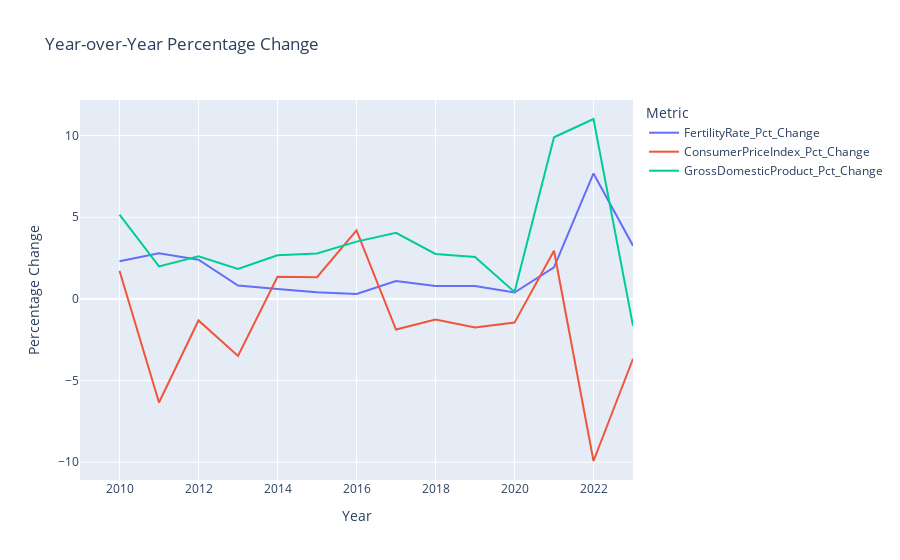

This figure's notebook cell:
### Code cell
# Create an interactive line plot with Plotly
fig = px.line(final_selected, x='TID', y=[
    'FertilityRate_Pct_Change', 'ConsumerPriceIndex_Pct_Change', 'GrossDomesticProduct_Pct_Change'],
    labels={
        'value': 'Percentage Change (%)',
        'variable': 'Metrics',
        'TID': 'Year'
    },
    title='Year-over-Year Percentage Change'
)

# Update layout for clearer display
fig.update_layout(
    xaxis_title='Year',
    yaxis_title='Percentage Change',
    legend_title='Metric'
)

# Show the plot
fig.show()

### Figure 1 — Plotly figure (JSON) as saved in the notebook; plotly's stock layout.template omitted (floating-point values rounded to 4 significant figures)
{"data": [{"hovertemplate": "Metrics=FertilityRate_Pct_Change<br>Year=%{x}<br>Percentage Change (%)=%{y}<extra></extra>", "legendgroup": "FertilityRate_Pct_Change", "line": {"color": "#636efa", "dash": "solid"}, "marker": {"symbol": "circle"}, "mode": "lines", "name": "FertilityRate_Pct_Change", "orientation": "v", "showlegend": true, "type": "scatter", "x": [2009, 2010, 2011, 2012, 2013, 2014, 2015, 2016, 2017, 2018, 2019, 2020, 2021, 2022, 2023], "xaxis": "x", "y": [null, 2.303, 2.787, 2.398, 0.8147, 0.6061, 0.4016, 0.3, 1.097, 0.789, 0.7828, 0.3883, 1.934, 7.685, 3.26], "yaxis": "y"}, {"hovertemplate": "Metrics=ConsumerPriceIndex_Pct_Change<br>Year=%{x}<br>Percentage Change (%)=%{y}<extra></extra>", "legendgroup": "ConsumerPriceIndex_Pct_Change", "line": {"color": "#EF553B", "dash": "solid"}, "marker": {"symbol": "circle"}, "mode": "lines", "name": "ConsumerPriceIndex_Pct_Change", "orientation": "v", "showlegend": true, "type": "scatter", "x": [2009, 2010, 2011, 2012, 2013, 2014, 2015, 2016, 2017, 2018, 2019, 2020, 2021, 2022, 2023], "xaxis": "x", "y": [null, 1.718, -6.349, -1.324, -3.499, 1.348, 1.325, 4.19, -1.876, -1.267, -1.752, -1.453, 2.95, -9.93, -3.671], "yaxis": "y"}, {"hovertemplate": "Metrics=GrossDomesticProduct_Pct_Change<br>Year=%{x}<br>Percentage Change (%)=%{y}<extra></extra>", "legendgroup": "GrossDomesticProduct_Pct_Change", "line": {"color": "#00cc96", "dash": "solid"}, "marker": {"symbol": "circle"}, "mode": "lines", "name": "GrossDomesticProduct_Pct_Change", "orientation": "v", "showlegend": true, "type": "scatter", "x": [2009, 2010, 2011, 2012, 2013, 2014, 2015, 2016, 2017, 2018, 2019, 2020, 2021, 2022, 2023], "xaxis": "x", "y": [null, 5.156, 1.988, 2.604, 1.831, 2.669, 2.786, 3.506, 4.042, 2.75, 2.561, 0.4284, 9.897, 11.02, -1.653], "yaxis": "y"}], "layout": {"legend": {"title": {"text": "Metric"}, "tracegroupgap": 0}, "title": {"text": "Year-over-Year Percentage Change"}, "xaxis": {"anchor": "y", "domain": [0, 1], "title": {"text": "Year"}}, "yaxis": {"anchor": "x", "domain": [0, 1], "title": {"text": "Percentage Change"}}}}
